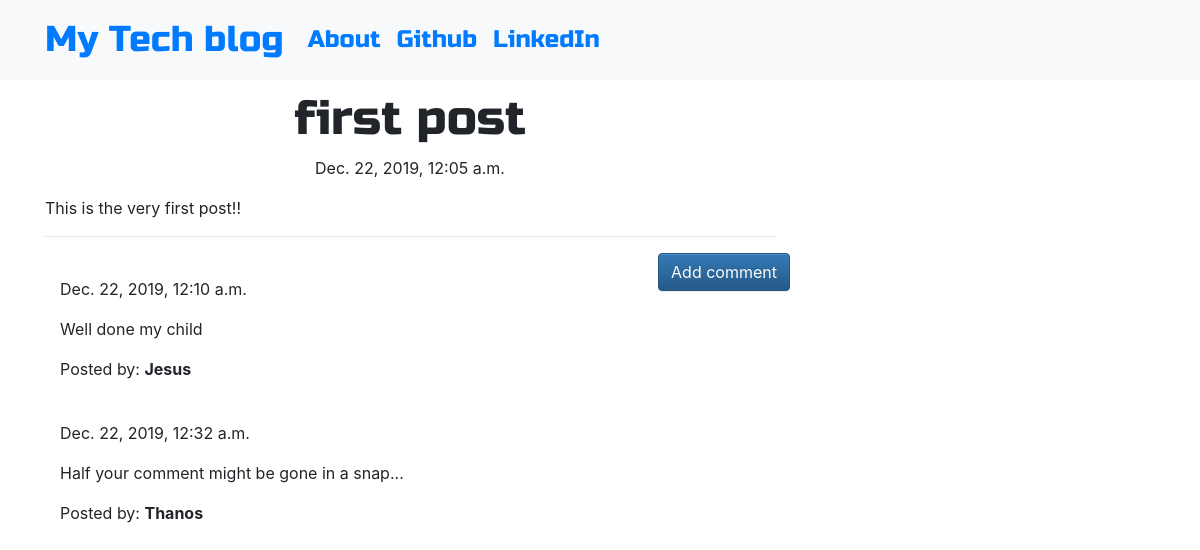
/post/1, run on the app's committed database.
### blog/models.py (models this page shows, shortened)
class Post(models.Model):
    author = models.ForeignKey('auth.User',on_delete=models.CASCADE)
    title = models.CharField(max_length=200)
    text = models.TextField()
    created_date = models.DateTimeField(default=timezone.now)
    published_date = models.DateTimeField(blank=True, null=True)

class Comment(models.Model):
    post = models.ForeignKey('blog.Post', related_name='comments',on_delete=models.CASCADE)
    author = models.CharField(max_length=200)
    text = models.TextField()
    created_date = models.DateTimeField(default=timezone.now)
    approved_comment = models.BooleanField(default=False)

### blog/views.py (the view)
# urls.py: path('post/<int:pk>', views.PostDetailView.as_view(), name='post_detail'),
class PostDetailView(DetailView):
    model = Post

### blog/templates/blog/post_detail.html (shortened to what this page needs)
{% extends 'blog/base.html' %}
{% block content %}
        <h1 class='posttitle loader'>{{ post.title }}</h1>
        {% if post.published_date %}
            <div class="date postdate">
                {{ post.published_date }}
            </div>
        {% else %}
            <a class="btn btn-outline-dark" href="{% url 'post_publish' pk=post.pk %}">Publish</a>
        {% endif %}
      <p class='postcontent' >{{ post.text|safe|linebreaksbr }}</p>
  <hr>
  <a class="btn btn-primary btn-comment" href="{% url 'add_comment_to_post' pk=post.pk %}">Add comment</a>
  <div class="container">
  {% for comment in post.comments.all %}
  <br>
      {% if user.is_authenticated or comment.approved_comment %}
              {{ comment.created_date }}
          <p>{{ comment.text|safe|linebreaks }}</p>
          <p>Posted by: <strong>{{ comment.author }}</strong></p>
      {% endif %}
  {% empty %}
      <p>No comments posted.</p>
  {% endfor %}
</div>
{% endblock %}

### blog/templates/blog/base.html (shortened to what this page needs)
<!DOCTYPE html>
{% load static %}
<html>
  <head>
    <link rel="stylesheet" href="https://stackpath.bootstrapcdn.com/bootstrap/4.1.3/css/bootstrap.min.css"
>
    <link rel="stylesheet" href="https://maxcdn.bootstrapcdn.com/bootstrap/3.3.7/css/bootstrap-theme.min.css">
    <link rel="stylesheet" href="//cdn.jsdelivr.net/medium-editor/latest/css/medium-editor.min.css" type="text/css" media="screen" charset="utf-8">
    <link rel="stylesheet" href="{% static 'css/blog.css' %}">
  </head>
  <body class='loader'>
    <nav class="navbar navbar-expand-lg bg-light techfont">
      <div class="container">
        <div class="navbar-nav align-items-center">
          <a class="navbar-brand bigbrand" href="{% url 'post_list' %}">My Tech blog</a>
          <a class="nav-item nav-link" href="{% url 'about' %}">About</a>
          <a class="nav-item nav-link" href="https://www.github.com">Github</a>
          <a class="nav-item nav-link" href="https://www.linkedin.com">LinkedIn</a>
        </div>
        <div class="navbar-nav align-items-center ml-auto">
          {% if user.is_authenticated %}
            <a class="nav-item nav-link" href="{% url 'post_new' %}">New Post</a>
            <a class="nav-item nav-link" href="{% url 'post_draft_list' %}">Drafts</a>
            <a class="nav-item nav-link" href="{% url 'logout' %}">Log out</a>
            <a >Welcome: {{ user.username }}</a>
          {% else %}
            <a class="nav-item nav-link" href="{% url 'login' %}" aria-label="Login">
              </a>
          {% endif %}
        </div>
      </div>
    </nav>
          <div class="content container">
              <div class="row">
                  <div class="col-md-8">
                    <div class="blog_posts">
                      {% block content %}
                      {% endblock %}
                    </div>
                  </div>
              </div>
          </div>
  </body>
</html>

### blog/static/css/blog.css (style rules this page uses)
.techfont { font-family: 'Russo One', sans-serif; font-size: 1.5em; margin-bottom: 10px; }
.postdate { text-align: center; }
.posttitle { font-family: 'Russo One', sans-serif; font-size: 3em; text-align: center; }
.postcontent { font-family: 'Montserrat'; font-size: 1.5em; }
.btn-comment { position: absolute; right: 0px; }
.bigbrand { font-size: 1.5em; }
.loader { filter:hue-rotate(0deg); color: linear-gradient(45deg,#0f8,#08f); animation:hue 5000ms infinite linear; }

### data on the page
Post: title "first post", published_date "Dec. 22, 2019, 12:05 a.m.", text "This is the very first post!!"
Comment: created_date "Dec. 22, 2019, 12:10 a.m.", text "Well done my child", author "Jesus"
Comment: created_date "Dec. 22, 2019, 12:32 a.m.", text "Half your comment might be gone in a snap...", author "Thanos"
